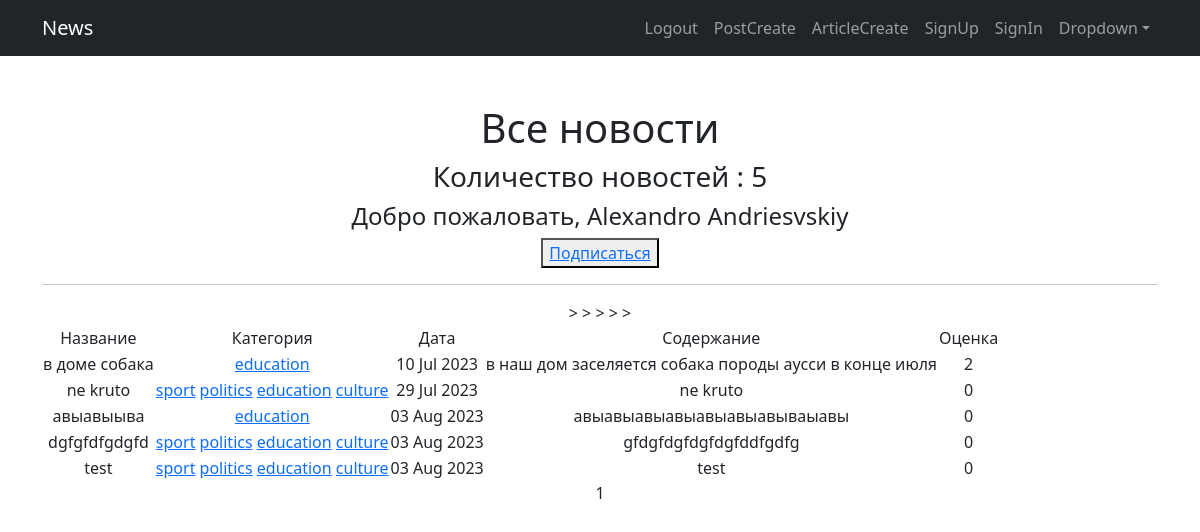
/posts/categories/3/ (signed in), run on the app's committed database.
### news/models.py (models this page shows, shortened)
class Post(models.Model):
    post_author = models.ForeignKey(Author, on_delete=models.CASCADE)
    post_category = models.ManyToManyField(Category)
    article = 'A'
    news = 'N'
    POSITIONS = [
        (article, 'Статья'),
        (news, 'Новость'),
    ]
    category = models.CharField(max_length=1, choices=POSITIONS, default=news)
    date_created = models.DateField(auto_now_add=True)
    title = models.CharField(max_length=50)
    content = models.TextField()
    post_rate = models.IntegerField(default=0)

class Category(models.Model):
    article_category = models.CharField(max_length=255, unique=True)
    subscribers = models.ManyToManyField(User, related_name='categories')
    def __str__(self):
        return self.article_category

### news/views.py (the view)
# urls.py: path('categories/<int:pk>/', CategoryList.as_view(), name='category_list'),
class CategoryList(LoginRequiredMixin, ListView):
    model = Post
    ordering = '-date_created'
    template_name = 'posts.html'
    context_object_name = 'posts'
    paginate_by = 10
    def get_queryset(self):
        self.post_category = Category.objects.get(pk=self.kwargs['pk'])
        queryset = Post.objects.filter(post_category=self.post_category)
        return queryset
    def get_context_data(self, **kwargs):
        context = super().get_context_data(**kwargs)
        category = get_object_or_404(Category, id=self.kwargs['pk'])
        context['is_not_subscriber'] = self.request.user not in category.subscribers.all()
        context['category'] = category
        return context

### news/templatetags/custom_filters.py (called while the page is built)
@register.filter()
def censor(value):
    for bw in bad_words:
        try:
            value = value.lower().replace(bw.lower(), bw[0] + '*' * (len(bw) - 1))
        except AttributeError:
            print('Цензура не может быть применена к числам')
    return value

@register.filter()
def lenght(value):
    return len(value)

### templates/posts.html (shortened to what this page needs)
{% extends 'flatpages/default.html' %}
{% load custom_filters %}
{% block content %}
   <h1>Все новости</h1>
   <h3>Количество новостей : {{ posts|lenght }}</h3>
   <h4>Добро пожаловать, {{ request.user }}</h4>
    {% if is_not_subscriber %}
    <button> <a href="{% url 'subscribe' category.id %}"> Подписаться</a> </button>
    {% endif %}
   <hr>
   {% if posts %}
       <table>
           <tr>
               <td>Название</td>
               <td>Категория</td>
               <td>Дата</td>
               <td>Содержание</td>
               <td>Оценка</td>
           </tr>
           {% for post in posts %}
           <tr>
               <td>{{ post.title|censor }}</td>
               <td>
                   {% for cat in post.post_category.all %}
                   <a href="{% url 'category_list' cat.id %}">{{ cat }}</a>
                   {% endfor %}
               </td>
               <td>{{ post.date_created|date:'d M Y' }}</td>>
               <td>{{ post.content|truncatewords:20|censor }}</td>
               <td>{{ post.post_rate|censor }}</td>
           </tr>
           {% endfor %}
       </table>
   {% else %}
       <h2>Товаров нет!</h2>
   {% endif %}
   {{ page_obj.number }}
{% endblock content %}

### data on the page
Post: title|censor "в доме собака", date_created "10 Jul 2023", content|censor "в наш дом заселяется собака породы аусси в конце июля", post_rate|censor "2"
Category: article_category "education"
Post: title|censor "ne kruto", date_created "29 Jul 2023", content|censor "ne kruto", post_rate|censor "0"
Category: article_category "sport"
Category: article_category "politics"
Category: article_category "culture"
Post: title|censor "авыавыыва", date_created "03 Aug 2023", content|censor "авыавыавыавыавыавыавываыавы", post_rate|censor "0"
Post: title|censor "dgfgfdfgdgfd", date_created "03 Aug 2023", content|censor "gfdgfdgfdgfdgfddfgdfg", post_rate|censor "0"
Post: title|censor "test", date_created "03 Aug 2023", content|censor "test", post_rate|censor "0"

### other printed values
{{ posts|lenght }} "5"
{{ request.user }} "Alexandro Andriesvskiy"
{{ page_obj.number }} "1"
